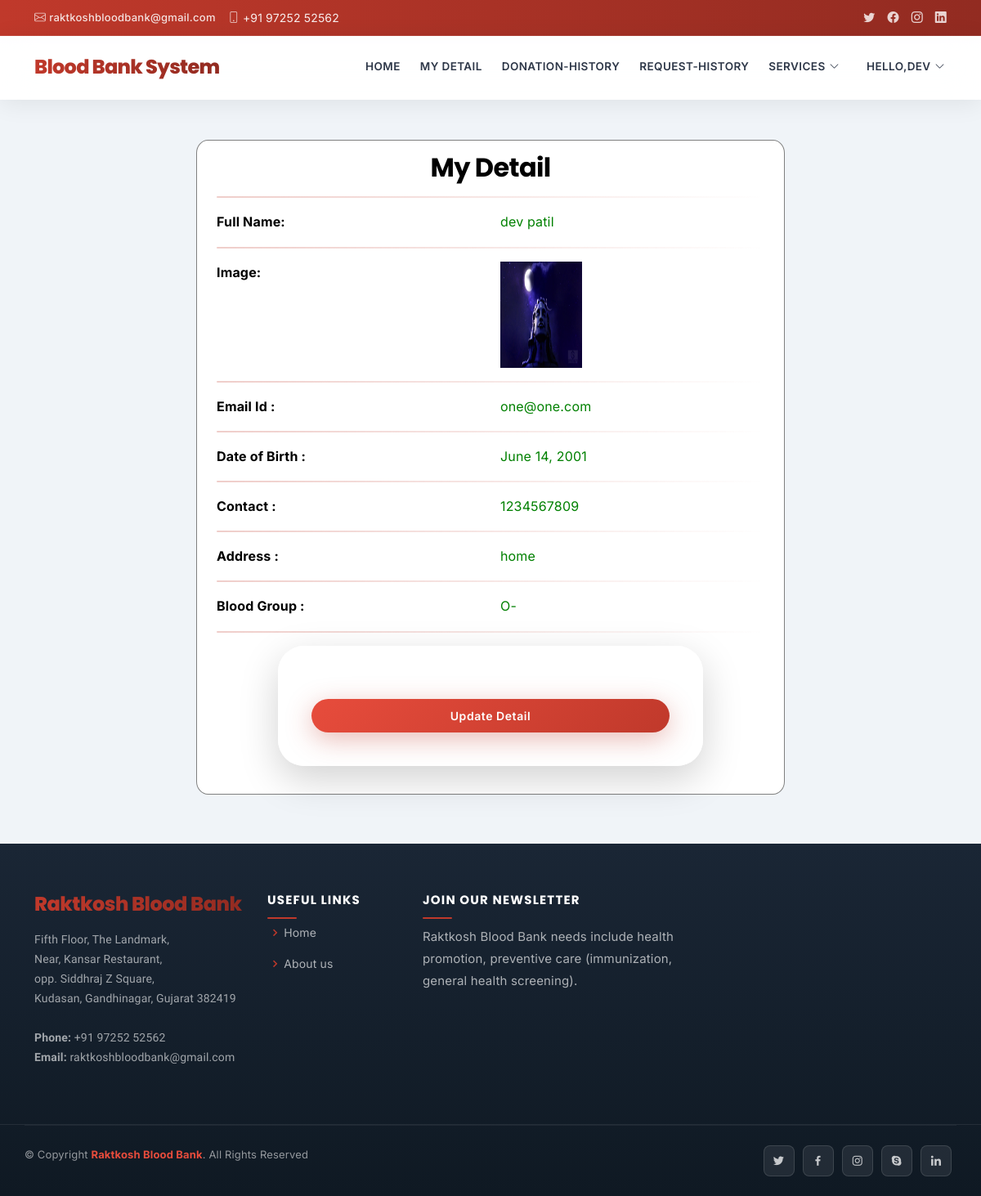
The page /profile (signed in) on the database its author committed.
### raktkosh/models.py (models this page shows, shortened)
class UserProfile(models.Model):
    user = models.ForeignKey(User, on_delete=models.CASCADE, null=True)
    contact = models.CharField(max_length=100, null=True)
    address = models.CharField(max_length=100, null=True)
    blood_group = models.ForeignKey(Category, on_delete=models.CASCADE, null=True, blank=True)
    dob = models.DateField(null=True)
    image = models.FileField(null=True)

class Category(models.Model):
    name = models.CharField(max_length=100, null=True, blank=True)

### raktkosh/views.py (the view)
# urls.py: path('profile', views.profile, name='profile'),
@login_required(login_url='login')
def profile(request):
    pro = UserProfile.objects.get(user=request.user)
    return render(request, "profile.html", {'pro':pro})

### raktkosh/templates/profile.html (shortened to what this page needs)
{% extends 'base.html' %}
{% load static %}
{% block body %}
<br>
<div class="container" style="width:60%;margin-top:8%;margin-bottom:5%;background:white;border-radius:2%;border:1px solid grey">
    <h2 style=" color : #000000 ;margin-top:2%" align="center">My Detail</h2>
<div align="left" class="container-fluid" style="width:100%;margin-bottom:5%">
    <hr><div class="row" >
        <div class="col-md-6 div2">
            <strong>Full Name:</strong>
        </div>
        <div class="col-md-6 div1">
            {{pro.user.first_name}} {{pro.user.last_name}}
        </div>
    </div><hr>
    <div class="row">
        <div class="col-md-6 div2">
            <strong>Image:</strong>
        </div>
        <div class="col-md-6">
            <img src="{{pro.image.url}}" style="width:100px;height:130px"></img>
        </div></div><hr>
    <div class="row">
        <div class="col-md-6 div2">
            <strong>Email Id :</strong>
        </div>
        <div class="col-md-6 div1">
            {{pro.user.email}}
        </div>
    </div><hr>
     <div class="row">
        <div class="col-md-6 div2">
            <strong>Date of Birth :</strong>
        </div>
        <div class="col-md-6 div1">
            {{pro.dob}}
        </div>
    </div><hr>
     <div class="row">
        <div class="col-md-6 div2">
            <strong>Contact :</strong>
        </div>
        <div class="col-md-6 div1">
            {{pro.contact}}
        </div>
     </div><hr>
    <div class="row">
        <div class="col-md-6 div2">
            <strong>Address :</strong>
        </div>
        <div class="col-md-6 div1">
            {{pro.address}}
        </div>
    </div><hr>
    {% if error != "pat" %}
    <div class="row">
        <div class="col-md-6 div2">
            <strong>Blood Group :</strong>
        </div>
        <div class="col-md-6 div1">
            {{pro.blood_group.name}}
        </div>
    </div><hr>
    {% endif %}
    <div class="login px-sm-12" style="width:100%">
    <a href="{% url 'edit_profile' pro.id %}">
        <button class="btn btn-primary submit mt-4" style="width:100%">Update Detail</button>
    </a>
    </div>
</div>
</div>
{% endblock %}

### raktkosh/templates/base.html (shortened to what this page needs)
<!DOCTYPE html>
<html lang="en">
  {% load static %}
  {% load active_link_tags %}
<head>
  <link href="{% static 'vendor/fontawesome-free/css/all.min.css' %}" rel="stylesheet">
  <link href="{% static 'vendor/animate.css/animate.min.css' %}" rel="stylesheet">
  <link href="{% static 'vendor/bootstrap/css/bootstrap.min.css' %}" rel="stylesheet">
  <link href="{% static 'vendor/bootstrap-icons/bootstrap-icons.css' %}" rel="stylesheet">
  <link href="{% static 'vendor/boxicons/css/boxicons.min.css' %}" rel="stylesheet">
  <link href="{% static 'vendor/glightbox/css/glightbox.min.css' %}" rel="stylesheet">
  <link href="{% static 'vendor/remixicon/remixicon.css' %}" rel="stylesheet">
  <link href="{% static 'vendor/swiper/swiper-bundle.min.css' %}" rel="stylesheet">
  <link href="{% static 'css/style.css' %}" rel="stylesheet">
  <link href="{% static 'css/modern.css' %}" rel="stylesheet">
  <link rel="stylesheet" href="https://cdnjs.cloudflare.com/ajax/libs/font-awesome/4.7.0/css/font-awesome.min.css">
  <link rel='stylesheet' type='text/css' href="https://cdn.datatables.net/1.10.21/css/jquery.dataTables.min.css">
  <link rel='stylesheet' type='text/css' href="https://cdn.datatables.net/buttons/1.6.2/css/buttons.dataTables.min.css">
</head>
<body>
  <div id="topbar" class="d-flex align-items-center fixed-top">
    <div class="container d-flex justify-content-between">
      <div class="contact-info d-flex align-items-center">
        <i class="bi bi-envelope"></i> <a href="mailto:contact@example.com">raktkoshbloodbank@gmail.com</a>
        <i class="bi bi-phone"></i> +91 97252 52562
      </div>
      <div class="d-none d-lg-flex social-links align-items-center">
        <a href="#" class="twitter"><i class="bi bi-twitter"></i></a>
        <a href="#" class="facebook"><i class="bi bi-facebook"></i></a>
        <a href="#" class="instagram"><i class="bi bi-instagram"></i></a>
        <a href="#" class="linkedin"><i class="bi bi-linkedin"></i></i></a>
      </div>
    </div>
  </div>
  <header id="header" class="fixed-top">
    <div class="container d-flex align-items-center">
      <h1 class="logo me-auto"><a href="index.html">Blood Bank System</a></h1>
      {% if request.user.is_staff %}
      <nav id="navbar" class="navbar order-last order-lg-0">
        <ul>
          <li><a class="{% active_link 'admin_home' %}" href="{% url 'admin_home' %}">Home</a></li>
          <!-- <li class="dropdown"><a href="#"><span>Category</span> <i class="bi bi-chevron-down"></i></a>
            <ul>
              <li><a href="/add_category">Add Blood Category</a></li>
              <li><a href="/view_category">View Blood Category</a></li>
            </ul>
          </li> -->
          <li><a class="{% active_link 'view_user' %}" href="{% url 'view_user' %}">Users</a></li>
          <li><a class="{% active_link 'history' %}" href="{% url 'history' %}">history</a></li>
          <li class="dropdown"><a href="#"><span style="padding-left:9px;">Services</span> <i class="bi bi-chevron-down"></i></a>
            <ul>
              <li><a href="{% url 'request_blood' %}">Request for Blood</a></li>
              <li><a href="/donator_blood">Donate for Blood</a></li>
            </ul>
          </li>
          <li><a class="{% active_link 'admin_blood' %}" href="{% url 'admin_blood' %}">Stock</a></li>
          <li class="dropdown">
            <a href="#" class="appointment-btn scrollto" style="color: #fff;"><span class="d-none d-md-inline" style="padding-left:9px;">Welcome,</span> {{request.user.username}} <i class="bi bi-chevron-down"></i></a>
            <ul>
              <li><a href="{% url 'change_password' %}">Change Password</a></li>
              <li><a href="{% url 'logout' %}">Logout</a></li>
            </ul>
          </li>
        </ul>
        <i class="bi bi-list mobile-nav-toggle"></i>
      </nav>
      {% elif request.user.is_authenticated %}
      <nav id="navbar" class="navbar order-last order-lg-0">
        <ul>
          <li><a class="" href="{% url 'home' %}">Home</a></li>
          <li><a class="{% active_link 'profile' %}" href="/profile">My Detail</a></li>
          <li><a class="{% active_link 'donation_history' %}" href="/donation_history">Donation-History</a></li>
          <li><a class="{% active_link 'request_history' %}" href="{% url 'request_history' %}">Request-History</a></li>
          <li class="dropdown"><a href="#"><span>Services</span> <i class="bi bi-chevron-down"></i></a>
          </li>
          <li class="dropdown"><a href="#"><span style="padding-left:9px;">Hello,{{request.user.username}}</span> <i class="bi bi-chevron-down"></i></a>
          </li>
        </ul>
      </nav>
      {% endif %}
  </header>
  <div class="mt-5 mb-5" style="margin-top:14%">
  {% block body %}
  {% endblock %}
  </div>
  <footer id="footer">
    <div class="footer-top">
      <div class="container">
        <div class="row">
          <div class="col-lg-3 col-md-6 footer-contact">
            <h3>Raktkosh Blood Bank</h3>
            <p>
              Fifth Floor, The Landmark,<br>
               Near, Kansar Restaurant,<br>
                opp. Siddhraj Z Square,<br>
                 Kudasan, Gandhinagar, Gujarat 382419 <br><br>
              <strong>Phone:</strong> +91 97252 52562<br>
              <strong>Email:</strong> raktkoshbloodbank@gmail.com<br>
            </p>
          </div>
          <div class="col-lg-2 col-md-6 footer-links">
            <h4>Useful Links</h4>
            <ul>
              <li><i class="bx bx-chevron-right"></i> <a href="#">Home</a></li>
              <li><i class="bx bx-chevron-right"></i> <a href="#">About us</a></li>
            </ul>
          </div>
          <div class="col-lg-4 col-md-6 footer-newsletter">
            <h4>Join Our Newsletter</h4>
            <p>Raktkosh Blood Bank needs include health promotion, preventive care (immunization, general health screening).</p>
          </div>
        </div>
      </div>
    </div>
    <div class="container d-md-flex py-4">
      <div class="me-md-auto text-center text-md-start">
        <div class="copyright">
          &copy; Copyright <strong><span>Raktkosh Blood Bank</span></strong>. All Rights Reserved
        </div>
        <div class="credits">
        </div>
      </div>
      <div class="social-links text-center text-md-right pt-3 pt-md-0">
        <a href="#" class="twitter"><i class="bx bxl-twitter"></i></a>
        <a href="#" class="facebook"><i class="bx bxl-facebook"></i></a>
        <a href="#" class="instagram"><i class="bx bxl-instagram"></i></a>
        <a href="#" class="google-plus"><i class="bx bxl-skype"></i></a>
        <a href="#" class="linkedin"><i class="bx bxl-linkedin"></i></a>
      </div>
    </div>
  </footer>
</body>
</html>

### raktkosh/static/css/style.css (style rules this page uses)
body { font-family: "Open Sans", sans-serif; color: #444444; }
a { color: #1977cc; text-decoration: none; }
h1, h2, h3, h4, h5, h6 { font-family: "Raleway", sans-serif; }
#topbar { background: #fff; height: 40px; font-size: 14px; transition: all 0.5s; z-index: 996; }
#topbar .contact-info a { line-height: 1; color: #444444; transition: 0.3s; }
#topbar .contact-info i { color: #1977cc; padding-right: 4px; margin-left: 15px; line-height: 0; }
#topbar .contact-info i:first-child { margin-left: 0; }
#topbar .social-links a { color: #437099; padding-left: 15px; display: inline-block; line-height: 1px; transition: 0.3s; }
#topbar .social-links a:first-child { border-left: 0; }
#header { background: #fff; transition: all 0.5s; z-index: 997; padding: 15px 0; top: 40px; box-shadow: 0px 2px 15px rgba(25, 119, 204, 0.1); }
#header .logo { font-size: 30px; margin: 0; padding: 0; line-height: 1; font-weight: 700; letter-spacing: 0.5px; font-family: "Poppins", sans-serif; }
#header .logo a { color: #2c4964; }
.navbar { padding: 0; }
.navbar ul { margin: 0; padding: 0; display: flex; list-style: none; align-items: center; }
.navbar li { position: relative; }
.navbar>ul>li { position: relative; white-space: nowrap; padding: 8px 0 8px 20px; }
.navbar a, .navbar a:focus { display: flex; align-items: center; justify-content: space-between; font-size: 14px; color: #2c4964; white-space: nowrap; transition: 0.3s; border-bottom: 2px solid #fff; padding: 5px 2px; }
.navbar a i, .navbar a:focus i { font-size: 12px; line-height: 0; margin-left: 5px; }
#footer { color: #444444; font-size: 14px; background: #f1f7fd; }
#footer .footer-top { padding: 60px 0 30px 0; background: #fff; box-shadow: 0px 2px 15px rgba(25, 119, 204, 0.1); }
#footer .footer-top .footer-contact { margin-bottom: 30px; }
#footer .footer-top .footer-contact p { font-size: 14px; line-height: 24px; margin-bottom: 0; font-family: "Raleway", sans-serif; color: #777777; }
#footer .footer-top h4 { font-size: 16px; font-weight: bold; color: #444444; position: relative; padding-bottom: 12px; }
#footer .footer-top .footer-links { margin-bottom: 30px; }
#footer .footer-top .footer-links ul { list-style: none; padding: 0; margin: 0; }
#footer .footer-top .footer-links ul i { padding-right: 2px; color: #1c84e3; font-size: 18px; line-height: 1; }
#footer .footer-top .footer-links ul li { padding: 10px 0; display: flex; align-items: center; }
#footer .footer-top .footer-links ul li:first-child { padding-top: 0; }
#footer .footer-top .footer-links ul a { color: #777777; transition: 0.3s; display: inline-block; line-height: 1; }
#footer .footer-newsletter { font-size: 15px; }
#footer .footer-newsletter h4 { font-size: 16px; font-weight: bold; color: #444444; position: relative; padding-bottom: 12px; }
#footer .credits { padding-top: 5px; font-size: 13px; color: #444444; }
#footer .social-links a { font-size: 18px; display: inline-block; background: #1977cc; color: #fff; line-height: 1; padding: 8px 0; margin-right: 4px; border-radius: 50%; text-align: center; width: 36px; height: 36px; transition: 0.3s; }

### raktkosh/templates/profile.html (style rules this page uses)
.div1 { color:green; }
.div2 { color:rgb(0, 0, 0); }

### rows shown on the page
UserProfile: user.first_name "dev", user.last_name "patil", image (picture), user.email "one@one.com", dob "June 14, 2001", contact "1234567809", address "home", blood_group.name "O-"

### other values the page prints
{{ request.user.username }} "DEV"
